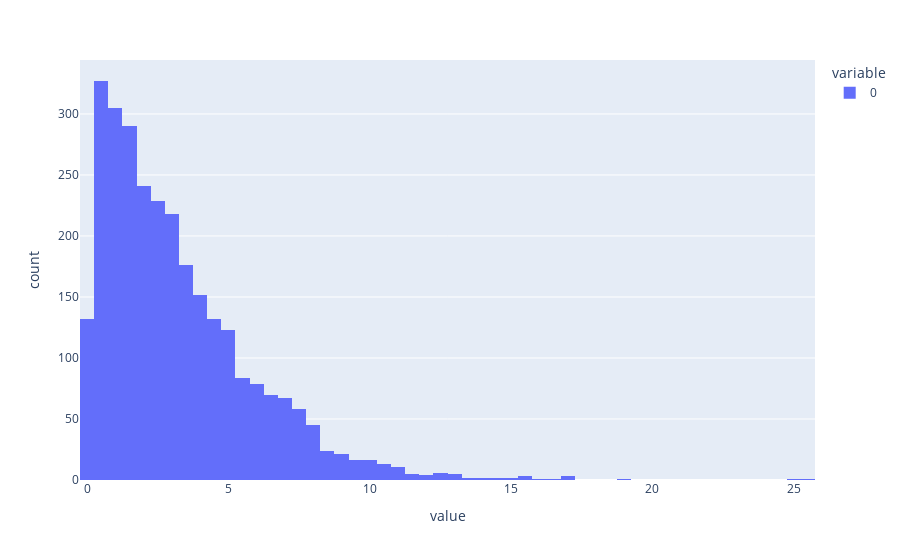

This figure's notebook cell:
### Code cell
from sklearn.ensemble import RandomForestRegressor
from sklearn.metrics import mean_absolute_error
from sklearn.model_selection import train_test_split


y = df_total.PredictedKneeAngle
# print(y)
features = ['Thigh X Gravity Vector', 'Thigh Y Gravity Vector', 'Thigh Z Gravity Vector', 
            'Thigh X Gyroscope Vector', 'Thigh Y Gyroscope Vector', 'Thigh Z Gyroscope Vector',
           'Thigh X Linear Acceleration Vector', 'Thigh Y Linear Acceleration Vector', 'Thigh Z Linear Acceleration Vector',
           'Thigh X Angular Acceleration', 'Thigh Y Angular Acceleration', 'Thigh Z Angular Acceleration', 'Weight', 'Height',
           'Floor to Shank IMU', 'Floor to Knee', 'Floor to Hip', 'Knee to Hip IMU']
X = df_total[features]

# Split into validation and training data
train_X, val_X, train_y, val_y = train_test_split(X, y, random_state=1, test_size=0.25)

rf_angle_model = RandomForestRegressor(random_state=1, n_estimators=100)
rf_angle_model.fit(train_X, train_y)


predicted_list = list(rf_angle_model.predict(val_X))
# Calculate the mean absolute error of your Random Forest model on the validation data
rf_val_mae = mean_absolute_error(predicted_list, val_y)

mae_val = mean_absolute_error(predicted_list, val_y)
error = []
for i in range(len(list(predicted_list))):
    error.append(abs(predicted_list[i] - list(val_y)[i]))
# print(error)
print(min(error))
print(max(error))
import statistics
print(statistics.stdev(error))
# print(statistics.mean(error))
# print(error)

import plotly.express as px
df_test = px.data.tips()
fig = px.histogram(error)
fig.show()

print("Validation MAE for Random Forest Model: {}".format(rf_val_mae))

### Figure 1 — Plotly figure (JSON) as saved in the notebook; plotly's stock layout.template omitted (floating-point values rounded to 4 significant figures; data arrays with more than 128 entries replaced by an {"elided": "..."} marker saying what was removed)
{"data": [{"alignmentgroup": "True", "bingroup": "x", "hovertemplate": "variable=0<br>value=%{x}<br>count=%{y}<extra></extra>", "legendgroup": "0", "marker": {"color": "#636efa"}, "name": "0", "offsetgroup": "0", "orientation": "v", "showlegend": true, "type": "histogram", "x": {"elided": "2868 float values"}, "xaxis": "x", "yaxis": "y"}], "layout": {"barmode": "relative", "legend": {"title": {"text": "variable"}, "tracegroupgap": 0}, "margin": {"t": 60}, "xaxis": {"anchor": "y", "domain": [0, 1], "title": {"text": "value"}}, "yaxis": {"anchor": "x", "domain": [0, 1], "title": {"text": "count"}}}}
